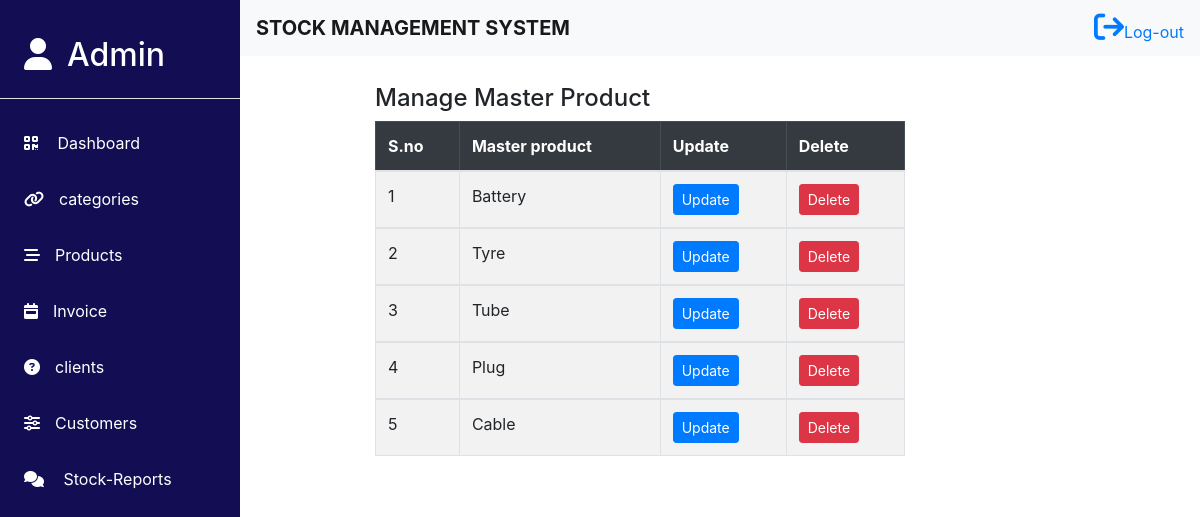
/managecategories/, run on the app's committed database.
### myapp/models.py (models this page shows, shortened)
class addCategories(models.Model):
    name=models.CharField(max_length=100,null=False,blank=False)

### myapp/views.py (the view)
# urls.py: path('managecategories/',views.manage_categories, name='managecategories'),
def manage_categories(request):
  showCategories=addCategories.objects.all()
  return render(request,'mngcategories.html',{'categories':showCategories})

### templates/mngcategories.html
{% include 'navbar.html' %}
{% block content%}
<div class="dashboard-content mn-pro">
    <section class="add-con mng-mpro">
        <div class="container-fluid">
            <div class="row">
                <div class="col-8">
                        <h4>Manage Master Product</h4>
                        <table class="table table-bordered table-striped ">
                            <thead class="table-dark">
                              <tr>
                                <th scope="col">S.no</th>
                                <th scope="col">Master product</th>
                                <th scope="col">Update</th>
                                <th scope="col">Delete</th>
                              </tr>
                            </thead>
                            {% for add_categoris in categories %}
                            <tbody>
                              <tr>
                                <td>{{forloop.counter}}</td>
                                <td>{{add_categoris.name}}</td>
                                <td>
                                  <a href="{% url 'categorie_update' add_categoris.id %}"><button class="btn btn-primary btn-sm">Update</button></a>
                                </td>
                                <td>
                                  <a href="{% url 'categorie_delete' add_categoris.id %}"><button class="btn btn-danger btn-sm">Delete</button></a>
                                </td>
                              </tr>
                            </tbody>
                            {% endfor %}
                          </table>
                </div>
            </div>
        </div>
    </section>
</div>
{% endblock %}

### static/css/dashboard.css (style rules this page uses)
* { margin:0; padding:0; box-sizing: border-box; }
.dashboard-content { margin-left:20%; margin-top:7%; }
.mn-pro { margin-top:7%; margin-left:30vw; height:80vh; }

### data on the page
addCategories: name "Battery"
addCategories: name "Tyre"
addCategories: name "Tube"
addCategories: name "Plug"
addCategories: name "Cable"
